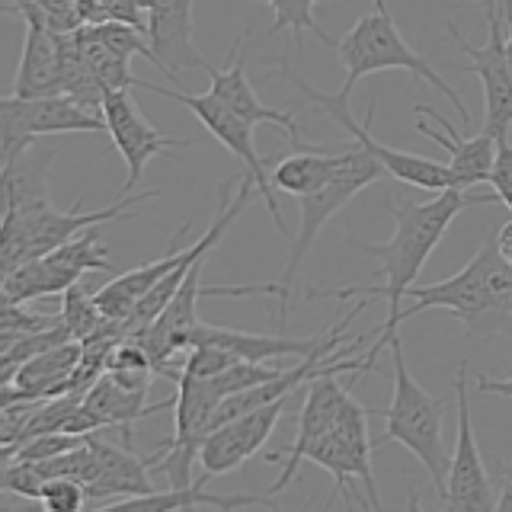
#> input picture data/training/0000008raw.png, 512 x 512 px; its folder holds only this picture in this run
$ python -i mysegmentation.py   (imports and definitions only)   (older library calls are emulated)
#> lines starting #> are read from the running program, lines starting #| are printed output that depends on the picture; after the words box and inside, x2 and y2 are one past the last pixel; in counts of white or black regions, pixels touching at a corner belong together
import numpy as np
from skimage.morphology import disk
from skimage import data, color, img_as_ubyte, measure, filters, io, morphology, segmentation

from scipy import ndimage

from pathlib import Path
from PIL import Image, ImageOps

from joblib import Parallel, delayed

import warnings
# [1 line not run here, left out]


def mCPU(func, var, n_jobs=20,verbose=10):
    return Parallel(n_jobs=n_jobs, verbose=verbose)(delayed(func)(i) for i in var)

# [9 lines left out: functions get_image, get_object, not called in this run]

def normalize(IMAGE, NORM = 1):
    IMAGE = IMAGE-IMAGE.min()
    return IMAGE/IMAGE.max()*NORM

def rem_holes(DATA, th=250,con=1):
    return morphology.remove_small_holes(DATA.astype("bool"),
                                         area_threshold=th,
                                         connectivity=con)
def closing(DATA, DISK = 2):
    return morphology.closing(DATA.astype("bool"),
                              disk(DISK))
def rem_obj(DATA):
    return morphology.remove_small_objects(DATA.astype("bool"))

def get_segments(IMAGE):
    marker = measure.label(IMAGE)
    LABELS = range(marker.max()+1)
    SIZE = []
    for i in LABELS:
        SIZE.append(np.where(marker == i)[0].size)
    sortmask = np.argsort(SIZE)[::-1]
    AREA     = np.asarray(SIZE)[sortmask]
    REGIONS  = np.zeros_like(marker)
    for i in range(marker.max()+1):
        REGIONS[marker == sortmask[i]] = i
    return REGIONS, AREA

def get_segmentation_mask(DATA, THRESH = 0.07, cl_disk = 4,di_disk=2, median=3):

    #Median  = filters.median(C1, selem=disk(median))
    #Foregrnd= np.abs(DATA-Median)
    Foregrnd= DATA.copy()
    Sobel   = normalize(filters.sobel(Foregrnd))
    Mask    = np.zeros_like(DATA).astype(int)

    Mask[Sobel > THRESH]  = 1
    Mask    = rem_obj(Mask)
    Mask    = morphology.dilation(Mask,disk(di_disk), out=None)
    Mask    = closing(Mask,DISK=cl_disk)
    Mask    = rem_holes(Mask)
    return rem_obj(Mask)


def get_segmentation(DATA, THRESH = 0.07, cl_disk = 2,di_disk=2, median=3):
    Mask = get_segmentation_mask(DATA, THRESH, cl_disk,di_disk, median)
    return get_segments(Mask)

# [60 lines left out: functions get_all_segs, new_size_filter, size_filter_SEGS, watershed_seg, not called in this run]


# [18 lines of commented-out code are left out]

>>> import cv2
>>> picture = cv2.imread('data/training/0000008raw.png', cv2.IMREAD_GRAYSCALE)
#> picture is the input picture: shape (512, 512); min 44, max 205, mean 127.6
>>> result = get_segmentation(picture)
#> in normalize, `IMAGE = IMAGE-IMAGE.min()`:
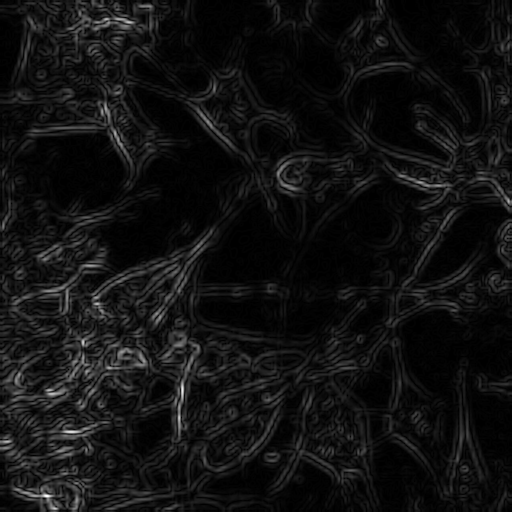
#> IMAGE: shape (512, 512) float64; min 0, max 0.219, mean 0.015; drawn with min black and max white
#> in get_segmentation, `Mask = get_segmentation_mask(DATA, THRESH, cl_disk,di_disk, median)`:
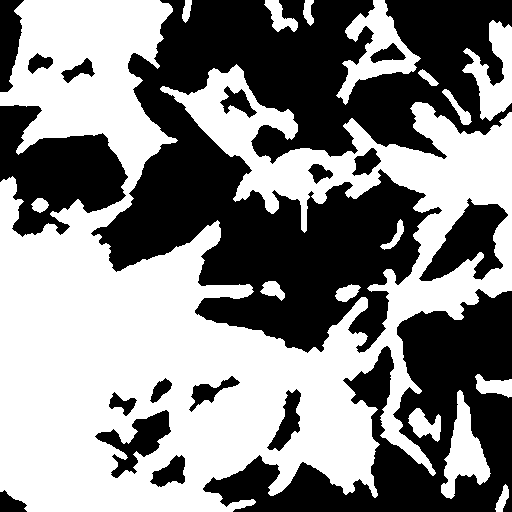
#> Mask: shape (512, 512) bool; 52.7% white; 18 black regions, largest, box (x1, y1, x2, y2) and area: (91, 0, 512, 353) 74565, (203, 289, 512, 512) 27460, (0, 105, 128, 237) 9567
#> in get_segments, `marker = measure.label(IMAGE)`:
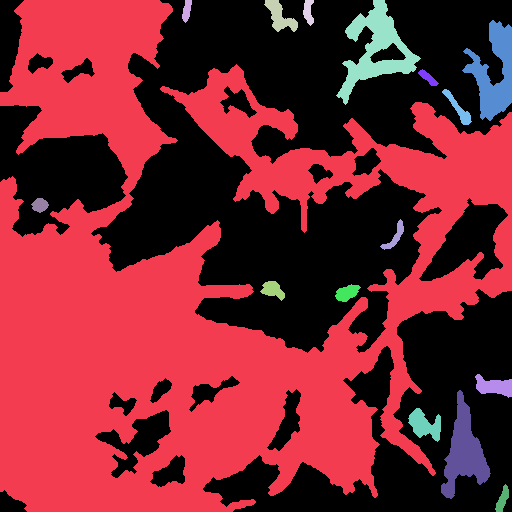
#> marker: shape (512, 512) int32; 17 distinct labels, from 0 to 16; one colour per label, 0 black
#> after the loop in get_segments, `for i in range(marker.max()+1):`:
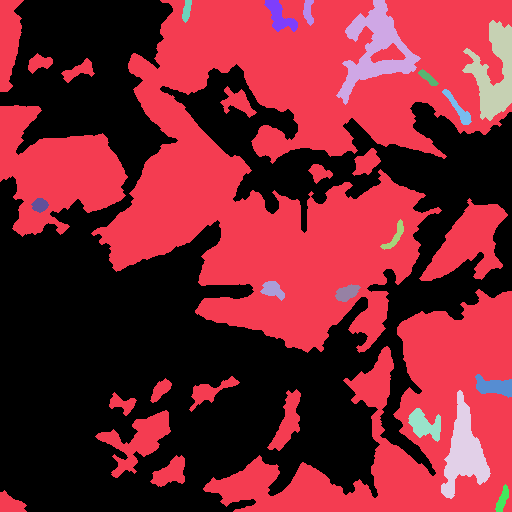
#> REGIONS: shape (512, 512) int32; 17 distinct labels, from 0 to 16; one colour per label, 0 black

$ run again, on data/training/0000015raw.png
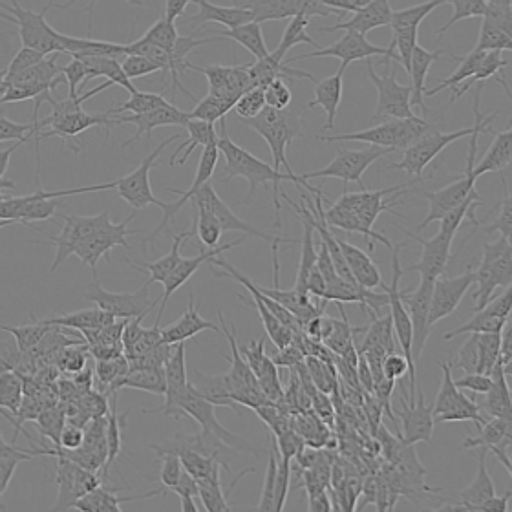
#> input picture data/training/0000015raw.png, 512 x 512 px
#> picture is the input picture: shape (512, 512); min 45, max 209, mean 127.5
#> in get_segmentation, `Mask = get_segmentation_mask(DATA, THRESH, cl_disk,di_disk, median)`:
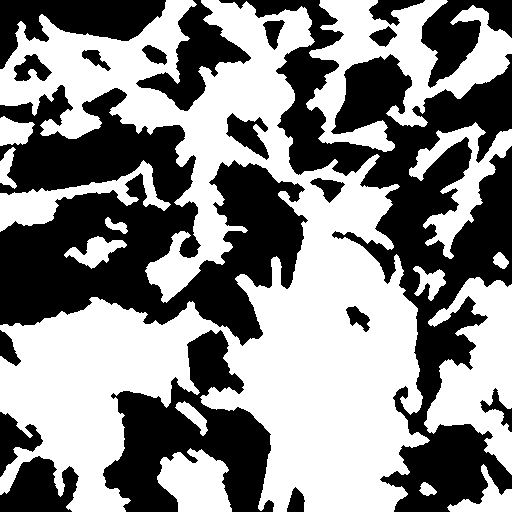
#> Mask: shape (512, 512) bool; 53.3% white; 20 black regions, largest, box (x1, y1, x2, y2) and area: (219, 0, 512, 512) 42656, (0, 85, 308, 346) 41561, (103, 330, 274, 512) 14876
#> marker: shape (512, 512) int32; 16 distinct labels, from 0 to 15
#> after the loop in get_segments, `for i in range(marker.max()+1):`:
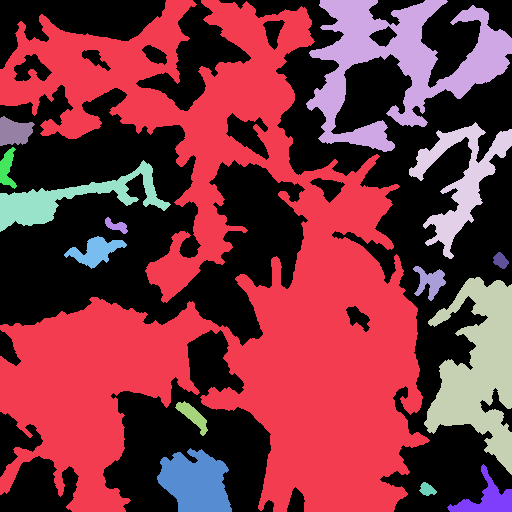
#> REGIONS: shape (512, 512) int32; 16 distinct labels, from 0 to 15; one colour per label, 0 black

$ run again, on data/training/0000022raw.png
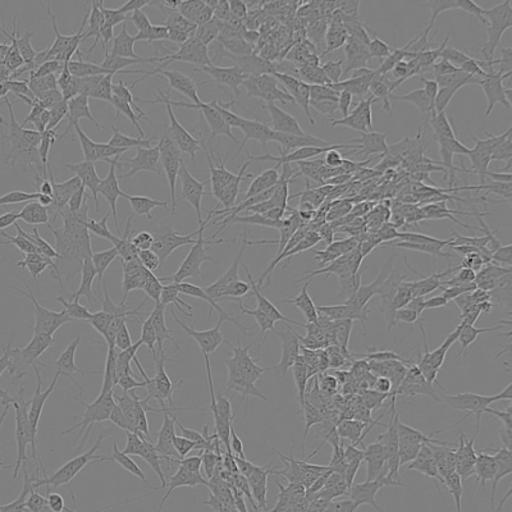
#> input picture data/training/0000022raw.png, 512 x 512 px
#> picture is the input picture: shape (512, 512); min 26, max 210, mean 127.5
#> in get_segmentation, `Mask = get_segmentation_mask(DATA, THRESH, cl_disk,di_disk, median)`:
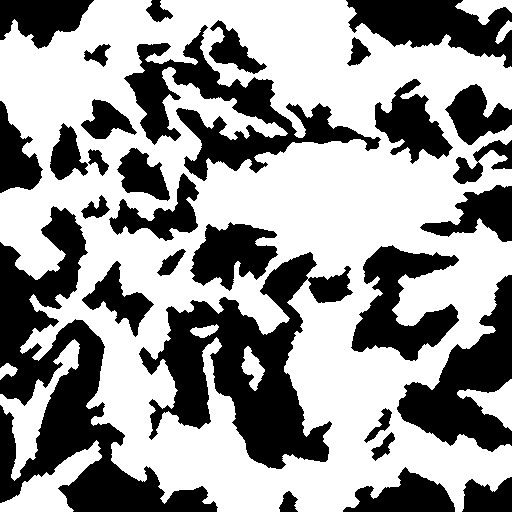
#> Mask: shape (512, 512) bool; 59.4% white; 30 black regions, largest, box (x1, y1, x2, y2) and area: (0, 206, 218, 512) 21470, (139, 252, 353, 469) 18180, (124, 25, 381, 181) 11205
#> marker: shape (512, 512) int32; 10 distinct labels, from 0 to 9
#> after the loop in get_segments, `for i in range(marker.max()+1):`:
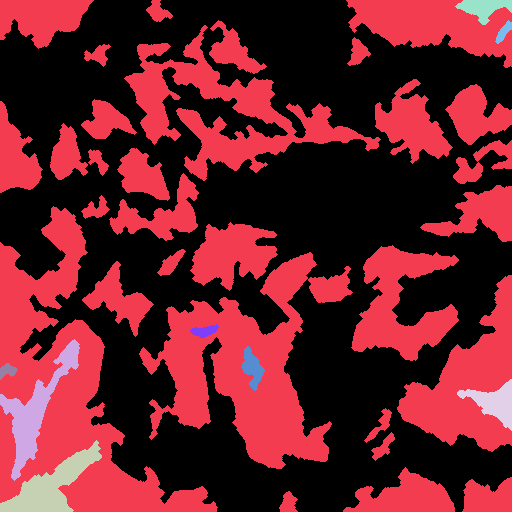
#> REGIONS: shape (512, 512) int32; 10 distinct labels, from 0 to 9; one colour per label, 0 black

$ run again, on data/training/0000040raw.png
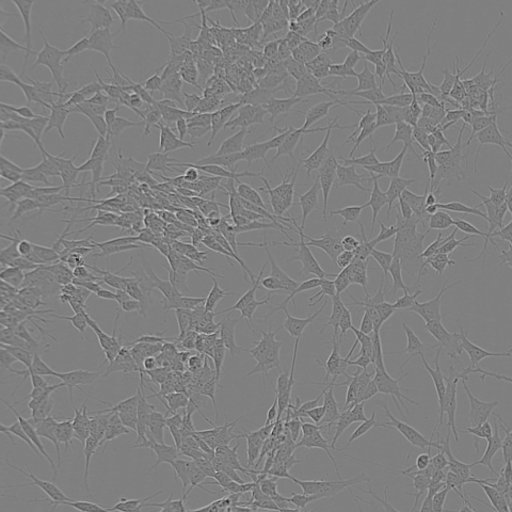
#> input picture data/training/0000040raw.png, 512 x 512 px
#> picture is the input picture: shape (512, 512); min 26, max 211, mean 127.5
#> in get_segmentation, `Mask = get_segmentation_mask(DATA, THRESH, cl_disk,di_disk, median)`:
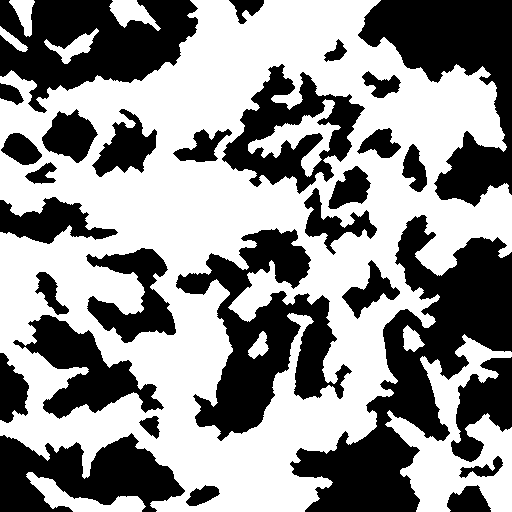
#> Mask: shape (512, 512) bool; 56.3% white; 30 black regions, largest, box (x1, y1, x2, y2) and area: (290, 215, 512, 512) 22717, (176, 228, 352, 441) 15038, (358, 0, 512, 207) 14016
#> marker: shape (512, 512) int32; 11 distinct labels, from 0 to 10
#> after the loop in get_segments, `for i in range(marker.max()+1):`:
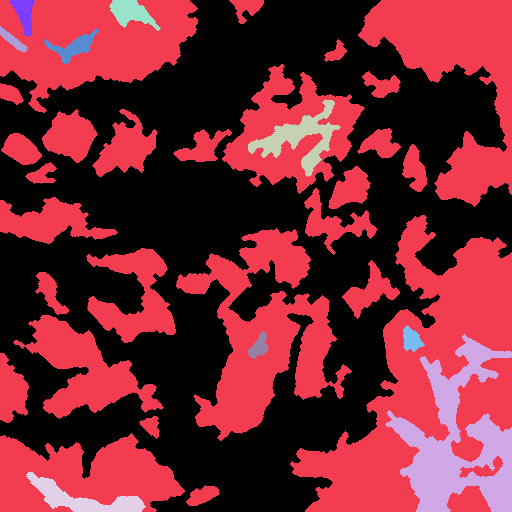
#> REGIONS: shape (512, 512) int32; 11 distinct labels, from 0 to 10; one colour per label, 0 black
